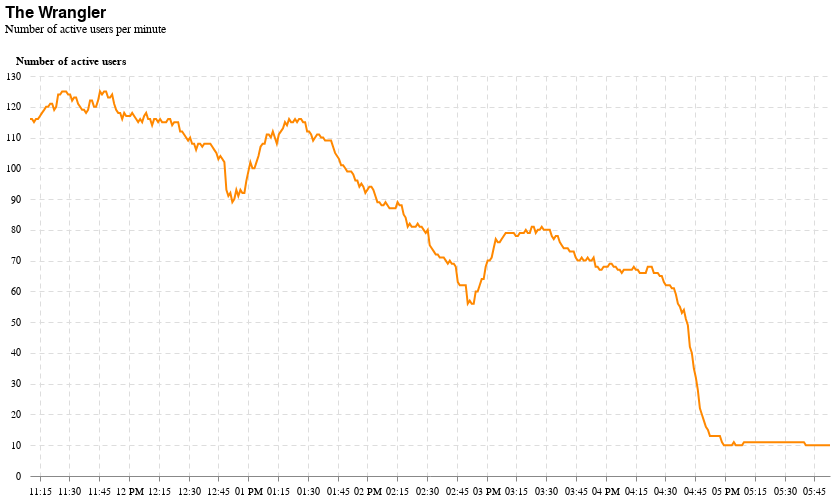

The notebook cell saved with this chart:
### Code cell
alt.Chart(df).mark_line(color=fillColor).encode(
    x=alt.X('timestamp:T', title=None, axis=alt.Axis(
        labelFont=chartFont,
        gridDash=dashSize,
        labelPadding=5
    )),
    y=alt.Y('userCount:Q', title='Number of active users', axis=alt.Axis(
        labelFont=chartFont,
        titleFont=chartFont,
        gridDash=dashSize,
        tickCount=10,
        domain=False,
        ticks=False,
        titleAngle=0,
        titleY=-10,
        titleX=40,
        labelPadding=10
    ))
).properties(
    width=800,
    height=400,
    title={'text':'The Wrangler',
            'subtitle':"Number of active users per minute"}
).configure_view(
    strokeWidth=0
).configure_title(
    font=chartFont,
    subtitleFont=chartFont,
    anchor='start',
    fontSize=16,
    fontWeight=600,
    offset=20,
)

### Figure 1 — Vega-Lite specification as saved in the notebook (floating-point values rounded to 4 significant figures; data arrays with more than 128 entries replaced by an {"elided": "..."} marker saying what was removed)
{"config": {"view": {"continuousWidth": 400, "continuousHeight": 300, "strokeWidth": 0}, "title": {"anchor": "start", "font": "Sometype Mono", "fontSize": 16, "fontWeight": 600, "offset": 20, "subtitleFont": "Sometype Mono"}}, "data": {"name": "data-9f31cf4e96018d8653864f9bf946f70c"}, "mark": {"type": "line", "color": "#FF8800"}, "encoding": {"x": {"type": "temporal", "axis": {"gridDash": [5, 4], "labelFont": "Sometype Mono", "labelPadding": 5}, "field": "timestamp", "title": null}, "y": {"type": "quantitative", "axis": {"domain": false, "gridDash": [5, 4], "labelFont": "Sometype Mono", "labelPadding": 10, "tickCount": 10, "ticks": false, "titleAngle": 0, "titleFont": "Sometype Mono", "titleX": 40, "titleY": -10}, "field": "userCount", "title": "Number of active users"}}, "height": 400, "title": {"text": "The Wrangler", "subtitle": "Number of active users per minute"}, "width": 800, "$schema": "https://vega.github.io/schema/vega-lite/v4.8.1.json", "datasets": {"data-9f31cf4e96018d8653864f9bf946f70c": {"elided": "401 records"}}}
